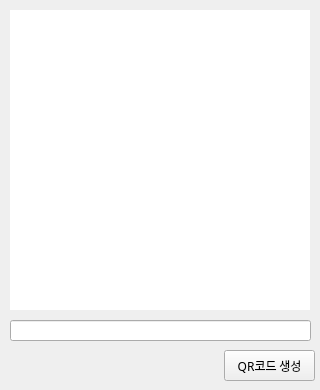
<?xml version="1.0" encoding="UTF-8"?>
<ui version="4.0">
 <class>Form</class>
 <widget class="QWidget" name="Form">
  <property name="geometry">
   <rect>
    <x>0</x>
    <y>0</y>
    <width>320</width>
    <height>390</height>
   </rect>
  </property>
  <property name="maximumSize">
   <size>
    <width>320</width>
    <height>390</height>
   </size>
  </property>
  <property name="font">
   <font>
    <family>맑은 고딕</family>
   </font>
  </property>
  <property name="windowTitle">
   <string>QR코드 생성기</string>
  </property>
  <widget class="QLabel" name="lblQrCode">
   <property name="geometry">
    <rect>
     <x>10</x>
     <y>10</y>
     <width>300</width>
     <height>300</height>
    </rect>
   </property>
   <property name="styleSheet">
    <string notr="true">background-color: white;</string>
   </property>
   <property name="text">
    <string/>
   </property>
  </widget>
  <widget class="QLineEdit" name="txtQrData">
   <property name="geometry">
    <rect>
     <x>10</x>
     <y>320</y>
     <width>301</width>
     <height>21</height>
    </rect>
   </property>
  </widget>
  <widget class="QPushButton" name="btnGenerate">
   <property name="geometry">
    <rect>
     <x>224</x>
     <y>350</y>
     <width>91</width>
     <height>31</height>
    </rect>
   </property>
   <property name="text">
    <string>QR코드 생성</string>
   </property>
  </widget>
 </widget>
 <resources/>
 <connections/>
</ui>
